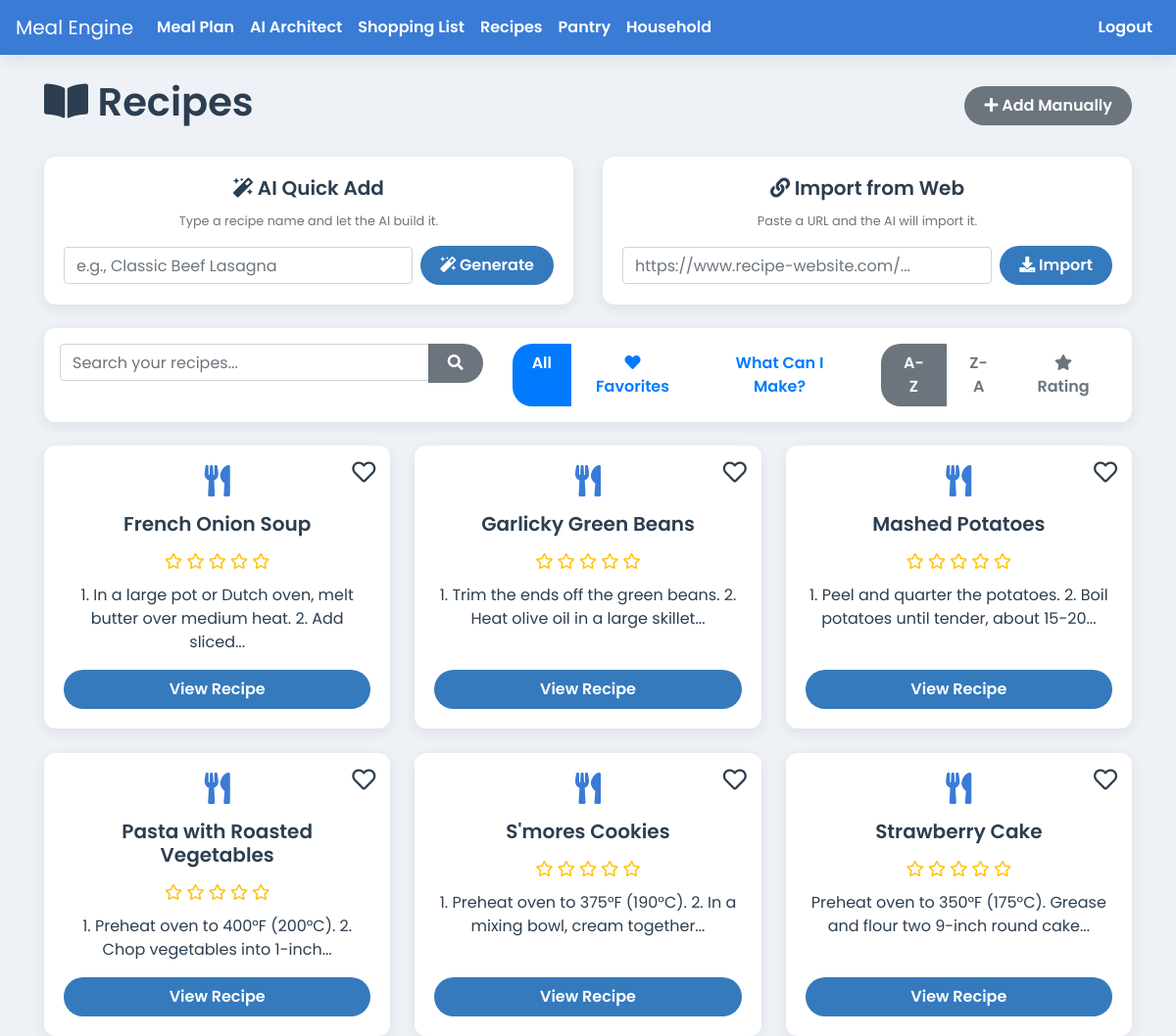
The page /recipes (signed in) on the database its author committed.
### app.py (models this page shows)
class Recipe(db.Model):
    id = db.Column(db.Integer, primary_key=True)
    user_id = db.Column(db.Integer, db.ForeignKey('user.id'), nullable=False)
    household_id = db.Column(db.Integer, db.ForeignKey('household.id'), nullable=False)
    name = db.Column(db.String(100), nullable=False)
    instructions = db.Column(db.Text, nullable=False)
    servings = db.Column(db.Integer)
    prep_time = db.Column(db.String(50))
    cook_time = db.Column(db.String(50))
    is_favorite = db.Column(db.Boolean, default=False, nullable=False)
    meal_type = db.Column(db.String(50), nullable=False, default='Main Course')
    rating = db.Column(db.Integer, nullable=False, default=0)
    ingredients = db.relationship('RecipeIngredient', backref='recipe', lazy=True, cascade="all, delete-orphan")

### app.py (the view)
@app.route('/recipes')
@login_required
def list_recipes():
    query = request.args.get('query', '')
    pantry_filter_active = request.args.get('filter') == 'pantry'
    favorites_filter_active = request.args.get('filter') == 'favorites'
    sort_order = request.args.get('sort', 'asc')
    base_query = Recipe.query.filter_by(household_id=current_user.household_id)
    if sort_order == 'desc':
        base_query = base_query.order_by(desc(Recipe.name))
    elif sort_order == 'rating':
        base_query = base_query.order_by(desc(Recipe.rating), Recipe.name)
    else:
        base_query = base_query.order_by(Recipe.name)
    if pantry_filter_active:
        pantry_items_in_stock = PantryItem.query.filter_by(household_id=current_user.household_id).filter(PantryItem.quantity > 0).all()
        pantry_ingredient_ids = {item.ingredient_id for item in pantry_items_in_stock}
        all_user_recipes = base_query.all()
        recipes = []
        for recipe in all_user_recipes:
            required_ingredient_ids = {ri.ingredient_id for ri in recipe.ingredients}
            if required_ingredient_ids.issubset(pantry_ingredient_ids):
                recipes.append(recipe)
    elif favorites_filter_active:
        recipes = base_query.filter_by(is_favorite=True).all()
    elif query:
        search_term = f"%{query}%"
        recipes = base_query.filter(db.or_(Recipe.name.ilike(search_term), Recipe.instructions.ilike(search_term))).all()
    else:
        recipes = base_query.all()
    return render_template('recipes.html', recipes=recipes, query=query, pantry_filter_active=pantry_filter_active, favorites_filter_active=favorites_filter_active, sort_order=sort_order)

### app.py (called while the page is built)
@login_manager.user_loader
def load_user(user_id):
    return db.session.get(User, int(user_id))

### templates/recipes.html (shortened to what this page needs)
{% extends 'base.html' %}
{% block content %}
  <div class="d-flex justify-content-between align-items-center mb-4">
    <h1><i class="fas fa-book-open"></i> Recipes</h1>
    <a href="{{ url_for('add_recipe') }}" class="btn btn-secondary no-print"><i class="fas fa-plus"></i> Add Manually</a>
  </div>
  <div class="row">
    <div class="col-md-6 mb-4">
        <div class="card h-100">
            <div class="card-body text-center">
                <h5 class="card-title"><i class="fas fa-magic"></i> AI Quick Add</h5>
                <p class="text-muted small">Type a recipe name and let the AI build it.</p>
                <form action="{{ url_for('ai_quick_add') }}" method="POST" class="form-inline" id="ai-quick-add-form">
                    <div class="form-group flex-grow-1 mr-2">
                        <input type="text" name="recipe_name" class="form-control w-100" placeholder="e.g., Classic Beef Lasagna" required>
                    </div>
                    <button type="submit" class="btn btn-primary" id="ai-generate-btn"><i class="fas fa-magic"></i> Generate</button>
                </form>
            </div>
        </div>
    </div>
    <div class="col-md-6 mb-4">
        <div class="card h-100">
            <div class="card-body text-center">
                <h5 class="card-title"><i class="fas fa-link"></i> Import from Web</h5>
                 <p class="text-muted small">Paste a URL and the AI will import it.</p>
                <form class="form-inline" id="import-url-form">
                    <div class="form-group flex-grow-1 mr-2">
                        <input type="url" id="recipe-url-input" class="form-control w-100" placeholder="https://www.recipe-website.com/..." required>
                    </div>
                    <button type="submit" class="btn btn-primary" id="import-url-btn"><i class="fas fa-download"></i> Import</button>
                </form>
            </div>
        </div>
    </div>
  </div>
  <div class="card p-3 mb-4 no-print">
    <div class="row">
        <div class="col-md-5 mb-2 mb-md-0">
            <form method="GET" action="{{ url_for('list_recipes') }}" class="mb-0">
                <div class="input-group">
                    <input type="text" name="query" class="form-control" placeholder="Search your recipes..." value="{{ query or '' }}">
                    <div class="input-group-append">
                        <button type="submit" class="btn btn-secondary"><i class="fas fa-search"></i></button>
                    </div>
                </div>
            </form>
        </div>
        <div class="col-md-7">
            <div class="d-flex justify-content-md-end align-items-center">
                <div class="btn-group mr-3" role="group" aria-label="Filter recipes">
                    <a href="{{ url_for('list_recipes', sort=sort_order, query=query) }}" class="btn btn-outline-primary {% if not pantry_filter_active and not favorites_filter_active %}active{% endif %}">All</a>
                    <a href="{{ url_for('list_recipes', filter='favorites', sort=sort_order, query=query) }}" class="btn btn-outline-primary {% if favorites_filter_active %}active{% endif %}"><i class="fas fa-heart"></i> Favorites</a>
                    <a href="{{ url_for('list_recipes', filter='pantry', sort=sort_order, query=query) }}" class="btn btn-outline-primary {% if pantry_filter_active %}active{% endif %}">What Can I Make?</a>
                </div>
                <div class="btn-group" role="group" aria-label="Sort recipes-AZ">
                    <a href="{{ url_for('list_recipes', sort='asc', filter=request.args.get('filter'), query=query) }}" class="btn btn-outline-secondary {% if sort_order == 'asc' %}active{% endif %}">A-Z</a>
                    <a href="{{ url_for('list_recipes', sort='desc', filter=request.args.get('filter'), query=query) }}" class="btn btn-outline-secondary {% if sort_order == 'desc' %}active{% endif %}">Z-A</a>
                    <a href="{{ url_for('list_recipes', sort='rating', filter=request.args.get('filter'), query=query) }}" class="btn btn-outline-secondary {% if sort_order == 'rating' %}active{% endif %}"><i class="fas fa-star"></i> Rating</a>
                </div>
            </div>
        </div>
    </div>
</div>
  {% if not recipes %}
    <div class="alert alert-warning">No recipes found. Add one manually or import one from the web!</div>
  {% else %}
    <div class="recipe-grid">
      {% for recipe in recipes %}
        <div class="card recipe-list-card">
          <i class="favorite-icon no-print {% if recipe.is_favorite %}fas fa-heart{% else %}far fa-heart{% endif %}"
             data-recipe-id="{{ recipe.id }}"
             title="Toggle Favorite"></i>
          <div class="recipe-card-body">
              <i class="fas fa-utensils fa-2x mb-3" style="color: var(--primary-blue);"></i>
              <h5>{{ recipe.name }}</h5>
               <div class="recipe-rating">
                  {% for i in range(1, 6) %}
                      <i class="{% if recipe.rating >= i %}fas fa-star{% else %}far fa-star{% endif %}"></i>
                  {% endfor %}
              </div>
          </div>
          <p class="mb-3">{{ recipe.instructions|truncate(80) }}</p>
          <a href="{{ url_for('view_recipe', recipe_id=recipe.id) }}" class="btn btn-primary mt-auto">View Recipe</a>
        </div>
      {% endfor %}
    </div>
  {% endif %}
{% endblock %}

### templates/base.html (shortened to what this page needs)
<!doctype html>
<html lang="en">
  <head>
    <link rel="stylesheet" href="https://stackpath.bootstrapcdn.com/bootstrap/4.5.2/css/bootstrap.min.css">
    <link rel="stylesheet" href="https://cdnjs.cloudflare.com/ajax/libs/font-awesome/5.15.3/css/all.min.css">
    <link rel="stylesheet" href="{{ url_for('static', filename='css/style.css') }}">
    <link rel="stylesheet" href="{{ url_for('static', filename='css/print.css') }}" media="print">
  </head>
  <body>
    <nav class="navbar navbar-expand-lg navbar-dark">
      <a class="navbar-brand" href="{{ url_for('index') }}">Meal Engine</a>
      <div class="collapse navbar-collapse" id="navbarNav">
        <ul class="navbar-nav mr-auto">
          {% if current_user.is_authenticated %}
            <li class="nav-item"><a class="nav-link" href="{{ url_for('meal_plan') }}">Meal Plan</a></li>
            <li class="nav-item"><a class="nav-link" href="{{ url_for('ai_architect') }}">AI Architect</a></li>
            <li class="nav-item"><a class="nav-link" href="{{ url_for('shopping_list') }}">Shopping List</a></li>
            <li class="nav-item"><a class="nav-link" href="{{ url_for('list_recipes') }}">Recipes</a></li>
            <li class="nav-item"><a class="nav-link" href="{{ url_for('list_ingredients') }}">Pantry</a></li>
            <li class="nav-item"><a class="nav-link" href="{{ url_for('household_page') }}">Household</a></li>
          {% endif %}
        </ul>
        <ul class="navbar-nav">
            {% if current_user.is_authenticated %}
                <li class="nav-item"><a class="nav-link" href="{{ url_for('logout') }}">Logout</a></li>
            {% else %}
                <li class="nav-item"><a class="nav-link" href="{{ url_for('login') }}">Login</a></li>
                <li class="nav-item"><a class="nav-link btn btn-primary ml-2" href="{{ url_for('signup') }}">Sign Up</a></li>
            {% endif %}
        </ul>
      </div>
    </nav>
    <div class="container mt-4">
      {% block content %}{% endblock %}
    </div>
  </body>
</html>

### static/css/style.css (style rules this page uses)
:root { --primary-blue: #3a7bd5; --secondary-blue: #357abd; --light-bg: #eef2f7; --card-bg: #ffffff; --text-dark: #2c3e50; --text-light: #5a6a7a; --danger-red: #e74c3c; --success-green: #2ecc71; --info-cyan: #1abc9c; --shadow: 0 4px 15px rgba(0, 0, 0, 0.08); }
body { font-family: 'Poppins', sans-serif; font-weight: 400; background-color: var(--light-bg); color: var(--text-dark); }
.navbar { background-color: var(--primary-blue) !important; box-shadow: var(--shadow); }
.navbar .nav-link { color: #ffffff !important; font-weight: 600; }
.btn { border-radius: 20px; padding: 8px 20px; border: none; font-weight: 600; transition: all 0.3s ease; }
.btn-primary { background-color: var(--secondary-blue); color: white; }
h1, h2, h3, h4, h5 { color: var(--text-dark); font-weight: 600; }
.card, .jumbotron { background-color: var(--card-bg); border: none; border-radius: 12px; box-shadow: var(--shadow); }
.card { transition: transform 0.2s ease-in-out, box-shadow 0.2s ease-in-out; }
.recipe-grid { display: grid; grid-template-columns: repeat(auto-fill, minmax(280px, 1fr)); gap: 25px; }
.recipe-list-card { padding: 20px; text-align: center; position: relative; }
.recipe-list-card h5 { margin-bottom: 15px; }
.recipe-rating { color: #ffc107; margin-bottom: 10px; }
.favorite-icon { cursor: pointer; transition: color 0.2s ease-in-out, transform 0.2s ease-in-out; }
.recipe-list-card .favorite-icon { position: absolute; top: 15px; right: 15px; font-size: 1.5rem; }
.favorite-icon.far { color: var(--text-dark); }

### rows shown on the page
Recipe: is_favorite False (drawn), name "French Onion Soup", rating 0 (drawn), instructions "1. In a large pot or Dutch oven, melt butter over medium heat. 2. Add sliced..."
Recipe: is_favorite False (drawn), name "Garlicky Green Beans", rating 0 (drawn), instructions "1. Trim the ends off the green beans. 2. Heat olive oil in a large skillet..."
Recipe: is_favorite False (drawn), name "Mashed Potatoes", rating 0 (drawn), instructions "1. Peel and quarter the potatoes. 2. Boil potatoes until tender, about 15-20..."
Recipe: is_favorite False (drawn), name "Pasta with Roasted Vegetables", rating 0 (drawn), instructions "1. Preheat oven to 400°F (200°C). 2. Chop vegetables into 1-inch..."
Recipe: is_favorite False (drawn), name "S'mores Cookies", rating 0 (drawn), instructions "1. Preheat oven to 375°F (190°C). 2. In a mixing bowl, cream together..."
Recipe: is_favorite False (drawn), name "Strawberry Cake", rating 0 (drawn), instructions "Preheat oven to 350°F (175°C). Grease and flour two 9-inch round cake..."
